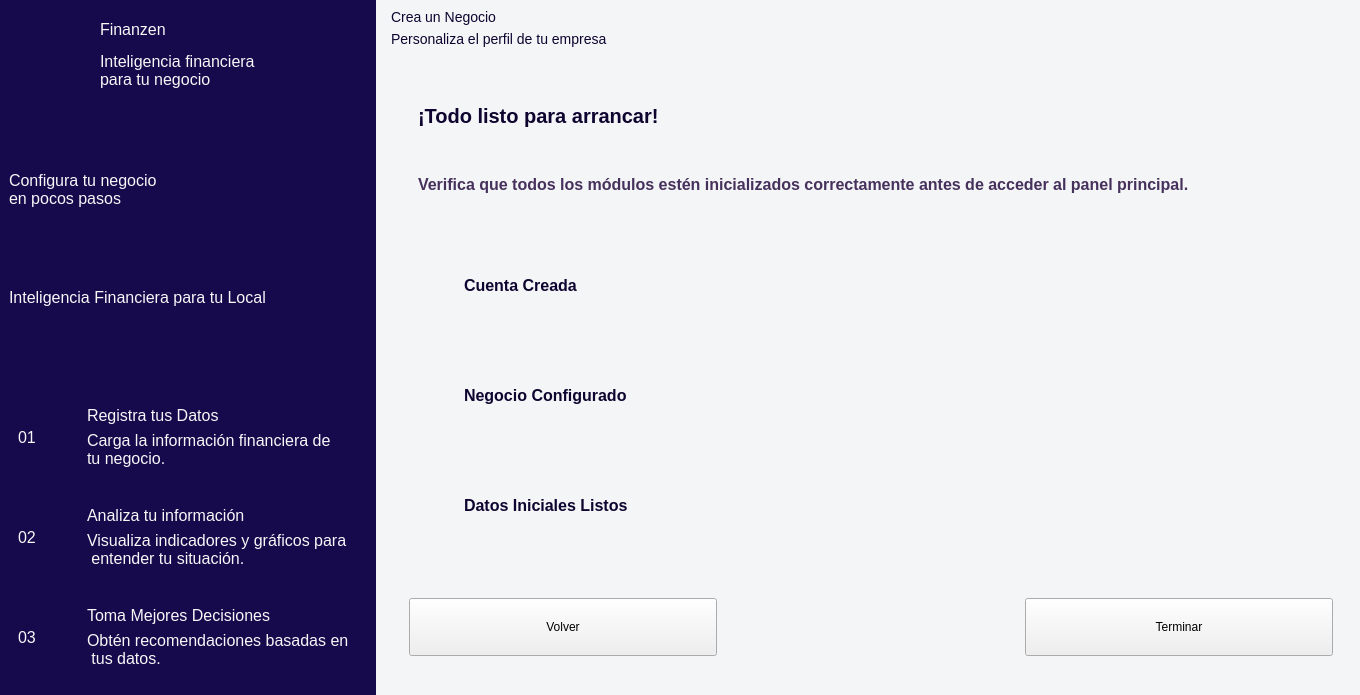
<?xml version="1.0" encoding="UTF-8"?>
<ui version="4.0">
 <class>CrearCuenta</class>
 <widget class="QWidget" name="CrearCuenta">
  <property name="geometry">
   <rect>
    <x>0</x>
    <y>0</y>
    <width>1360</width>
    <height>695</height>
   </rect>
  </property>
  <property name="windowTitle">
   <string>Form</string>
  </property>
  <property name="styleSheet">
   <string notr="true">/*
-----------------------------------------------------------------------------------------------------
Fondos
-----------------------------------------------------------------------------------------------------*/
QWidget#CrearCuenta{
background-color: #F4F5F7;
}
/*
-----------------------------------------------------------------------------------------------------
Textos
-----------------------------------------------------------------------------------------------------*/
QLabel{
font-size: 14px;
color: #0E042F;
}
QLabel[texto=&quot;InputTexto&quot;]{
font-size: 16px;
font-weight: bold;
}
QLabel[texto=&quot;TituloPrincipal&quot;]{
font-size:26px;
qproperty-alignment: 'AlignCenter';
font-weight:bold;
}
QLabel[texto=&quot;Descripcion&quot;]{
font-size:18px;
color: #46315c;
}
QLabel[texto=&quot;Destacado&quot;]{
font-size:20px;
color: #0E042F;
font-weight: bold;
}

/*
-----------------------------------------------------------------------------------------------------
Inputs
-----------------------------------------------------------------------------------------------------*/
/* --- ESTADO BASE --- */
QLineEdit, QDateEdit, QPlainTextEdit, QComboBox {
    background-color: #F8F9FA; 
    border: 1px solid #D1D5DB; 
    border-radius: 8px;     
    padding: 8px 12px;         
    color: #333333;          
}

/* --- CUANDO EL MOUSE ESTÁ ENCIMA (HOVER) --- */
QLineEdit:hover, QDateEdit:hover, QPlainTextEdit:hover, QComboBox:hover {
    border: 1px solid #9CA3AF;
    background-color: #F3F4F6;
}

/* --- CUANDO TIENE EL FOCO / SE ESTÁ ESCRIBIENDO (FOCUS) --- */
QLineEdit:focus, QDateEdit:focus, QPlainTextEdit:focus, QComboBox:focus {
    border: 2px solid #744bcc;
    background-color: #FFFFFF;
}

/* --- CUANDO EL CAMPO ESTÁ DESHABILITADO (DISABLED) --- */
QLineEdit:disabled, QDateEdit:disabled, QPlainTextEdit:disabled, QComboBox:disabled {
    background-color: #E5E7EB;
    color: #9CA3AF;
    border: 1px solid #D1D5DB;
}

/* --- ESTILO ESPECÍFICO PARA EL BOTÓN DE FLECHA EN QDATEEDIT --- */
QDateEdit::drop-down {
    subcontrol-origin: padding;
    subcontrol-position: top right;
    width: 20px;
    border-left-width: 1px;
    border-left-color: #D1D5DB;
    border-left-style: solid;
    border-top-right-radius: 8px;
    border-bottom-right-radius: 8px;
}

/* --- ESTILO DEL QCOMBOBOX --- */
QComboBox {
    background-color: #F8F9FA;
    border: 1px solid #D1D5DB;
    border-radius: 8px;
    padding: 8px 12px;
    padding-right: 30px;
    color: #333333;
}

QComboBox:hover {
    border: 1px solid #9CA3AF;
    background-color: #F3F4F6;
}

QComboBox:focus {
    border: 2px solid #744bcc;
    background-color: #FFFFFF;
}

QComboBox:disabled {
    background-color: #E5E7EB;
    color: #9CA3AF;
    border: 1px solid #D1D5DB;
}

/* --- BOTÓN DE DESPLEGAR --- */
QComboBox::drop-down {
    subcontrol-origin: padding;
    subcontrol-position: top right;
    width: 30px;
    border-left: 1px solid #D1D5DB;
    border-top-right-radius: 8px;
    border-bottom-right-radius: 8px;
}

/* --- FLECHA --- */
QComboBox::down-arrow {
    image: url(:/icons/chevron.svg);
    width: 12px;
    height: 12px;
}
/* --- LISTA DESPLEGABLE DEL QCOMBOBOX --- */
QComboBox QAbstractItemView {
    background-color: #FFFFFF;
    border: 1px solid #D1D5DB;
    border-radius: 8px;
    padding: 4px;
    color: #333333;
    selection-background-color: #744bcc;
    selection-color: #FFFFFF;
}

/* --- HOVER DE LOS ELEMENTOS DEL QCOMBOBOX --- */
QComboBox QAbstractItemView::item:hover {
    background-color: #F3F4F6;
    color: #333333;
}
/*
-----------------------------------------------------------------------------------------------------
Botones
-----------------------------------------------------------------------------------------------------*/
QPushButton{
width:300px;
height:50px;
}
/* --- BOTÓN PRIMARIO --- */
QPushButton[boton=&quot;Primario&quot;] {
    border-radius: 10px;
    background-color: #5D38BB;
    font-weight: bold;
    color: #f7f7f7;
    font-size: 12pt;
}

QPushButton[boton=&quot;Primario&quot;]:hover {
    background-color: #744bcc;
}

QPushButton[boton=&quot;Primario&quot;]:pressed {
    background-color: #472a8f;
}


/* --- BOTÓN SECUNDARIO --- */
QPushButton[boton=&quot;Secundario&quot;] {
    border-radius: 10px;
    background-color: rgba(161, 147, 204, 0.7);
    font-weight: bold;
    color: #5D38BB;
    font-size: 18px;
}

QPushButton[boton=&quot;Secundario&quot;]:hover {
    background-color: rgba(161, 147, 204, 0.9); 
}

QPushButton[boton=&quot;Secundario&quot;]:pressed {
    background-color: rgba(131, 117, 174, 0.9);
}
</string>
  </property>
  <layout class="QHBoxLayout" name="horizontalLayout">
   <property name="leftMargin">
    <number>0</number>
   </property>
   <property name="topMargin">
    <number>0</number>
   </property>
   <property name="rightMargin">
    <number>0</number>
   </property>
   <property name="bottomMargin">
    <number>0</number>
   </property>
   <item>
    <widget class="QWidget" name="Aside" native="true">
     <property name="maximumSize">
      <size>
       <width>450</width>
       <height>16777215</height>
      </size>
     </property>
     <property name="styleSheet">
      <string notr="true">/*
-----------------------------------------------------------------------------------------------------
Fondos
-----------------------------------------------------------------------------------------------------*/
QWidget#Aside{
background-color: #16094C;
}
/*
-----------------------------------------------------------------------------------------------------
Fondos
-----------------------------------------------------------------------------------------------------*/
QLabel{
color: #f7f7f7;
font-size: 16px;
qproperty-alignment: 'AlignCenter';
}
QLabel[texto=&quot;Destacado&quot;]{
font-size: 20px;
font-weight: bold;
}
QLabel[texto=&quot;Principal&quot;]{
font-size: 26px;
font-weight: bold;
}
QLabel[texto=&quot;numeroPaso&quot;]{
    border: 2px solid #0F934C;
    border-radius: 25px;
    color: white;
    font-size: 18px;
    min-width: 50px;
    max-width: 50px;
    min-height: 50px;
    max-height: 50px;
}</string>
     </property>
     <layout class="QVBoxLayout" name="verticalLayout_7">
      <property name="spacing">
       <number>0</number>
      </property>
      <item>
       <layout class="QHBoxLayout" name="layoutHEmpresa">
        <property name="spacing">
         <number>0</number>
        </property>
        <property name="leftMargin">
         <number>0</number>
        </property>
        <property name="topMargin">
         <number>0</number>
        </property>
        <property name="rightMargin">
         <number>0</number>
        </property>
        <property name="bottomMargin">
         <number>0</number>
        </property>
        <item>
         <widget class="QLabel" name="lblLogoEmpresa">
          <property name="minimumSize">
           <size>
            <width>91</width>
            <height>81</height>
           </size>
          </property>
          <property name="maximumSize">
           <size>
            <width>91</width>
            <height>81</height>
           </size>
          </property>
          <property name="text">
           <string/>
          </property>
          <property name="pixmap">
           <pixmap resource="../resources/resources.qrc">:/images/logo.png</pixmap>
          </property>
          <property name="scaledContents">
           <bool>true</bool>
          </property>
         </widget>
        </item>
        <item>
         <layout class="QVBoxLayout" name="layoutVEmpresa">
          <property name="spacing">
           <number>0</number>
          </property>
          <item>
           <widget class="QLabel" name="lblNombreEmpresa">
            <property name="text">
             <string>Finanzen</string>
            </property>
            <property name="styleClass" stdset="0">
             <string>tituloPrincipal</string>
            </property>
            <property name="texto" stdset="0">
             <string>Destacado</string>
            </property>
           </widget>
          </item>
          <item>
           <widget class="QLabel" name="lblDescripcionEmpresa">
            <property name="text">
             <string>Inteligencia financiera
para tu negocio</string>
            </property>
            <property name="styleClass" stdset="0">
             <string/>
            </property>
           </widget>
          </item>
         </layout>
        </item>
       </layout>
      </item>
      <item>
       <layout class="QVBoxLayout" name="layoutVIntroduccion">
        <item>
         <spacer name="verticalSpacer">
          <property name="orientation">
           <enum>Qt::Vertical</enum>
          </property>
          <property name="sizeHint" stdset="0">
           <size>
            <width>20</width>
            <height>40</height>
           </size>
          </property>
         </spacer>
        </item>
        <item>
         <widget class="QLabel" name="lblTituloIntroduccion">
          <property name="text">
           <string>Configura tu negocio
en pocos pasos</string>
          </property>
          <property name="texto" stdset="0">
           <string>Principal</string>
          </property>
         </widget>
        </item>
        <item>
         <spacer name="verticalSpacer_3">
          <property name="orientation">
           <enum>Qt::Vertical</enum>
          </property>
          <property name="sizeHint" stdset="0">
           <size>
            <width>20</width>
            <height>40</height>
           </size>
          </property>
         </spacer>
        </item>
        <item>
         <widget class="QLabel" name="lblSubtituloIntroduccion">
          <property name="text">
           <string>Inteligencia Financiera para tu Local</string>
          </property>
         </widget>
        </item>
        <item>
         <spacer name="verticalSpacer_2">
          <property name="orientation">
           <enum>Qt::Vertical</enum>
          </property>
          <property name="sizeHint" stdset="0">
           <size>
            <width>20</width>
            <height>40</height>
           </size>
          </property>
         </spacer>
        </item>
        <item>
         <widget class="QWidget" name="layoutGridPasos" native="true">
          <layout class="QGridLayout" name="gridLayout">
           <property name="verticalSpacing">
            <number>20</number>
           </property>
           <item row="0" column="1">
            <widget class="QWidget" name="layoutPaso1" native="true">
             <property name="maximumSize">
              <size>
               <width>16777215</width>
               <height>90</height>
              </size>
             </property>
             <layout class="QVBoxLayout" name="verticalLayout">
              <item>
               <widget class="QLabel" name="paso1">
                <property name="text">
                 <string>Registra tus Datos</string>
                </property>
                <property name="texto" stdset="0">
                 <string>Destacado</string>
                </property>
               </widget>
              </item>
              <item>
               <widget class="QLabel" name="descripcion1">
                <property name="text">
                 <string>Carga la información financiera de
tu negocio.</string>
                </property>
               </widget>
              </item>
             </layout>
            </widget>
           </item>
           <item row="0" column="0">
            <widget class="QLabel" name="lblNumeroPaso1">
             <property name="minimumSize">
              <size>
               <width>54</width>
               <height>54</height>
              </size>
             </property>
             <property name="maximumSize">
              <size>
               <width>54</width>
               <height>54</height>
              </size>
             </property>
             <property name="text">
              <string>01</string>
             </property>
             <property name="texto" stdset="0">
              <string>numeroPaso</string>
             </property>
            </widget>
           </item>
           <item row="2" column="1">
            <widget class="QWidget" name="layoutPaso3" native="true">
             <layout class="QVBoxLayout" name="verticalLayout_2">
              <item>
               <widget class="QLabel" name="paso3">
                <property name="text">
                 <string>Toma Mejores Decisiones</string>
                </property>
                <property name="texto" stdset="0">
                 <string>Destacado</string>
                </property>
               </widget>
              </item>
              <item>
               <widget class="QLabel" name="descripcion">
                <property name="text">
                 <string>Obtén recomendaciones basadas en
 tus datos.</string>
                </property>
               </widget>
              </item>
             </layout>
            </widget>
           </item>
           <item row="1" column="0">
            <widget class="QLabel" name="lblNumeroPaso2">
             <property name="minimumSize">
              <size>
               <width>54</width>
               <height>54</height>
              </size>
             </property>
             <property name="maximumSize">
              <size>
               <width>54</width>
               <height>54</height>
              </size>
             </property>
             <property name="text">
              <string>02</string>
             </property>
             <property name="texto" stdset="0">
              <string>numeroPaso</string>
             </property>
            </widget>
           </item>
           <item row="2" column="0">
            <widget class="QLabel" name="lblNumeroPaso3">
             <property name="minimumSize">
              <size>
               <width>54</width>
               <height>54</height>
              </size>
             </property>
             <property name="maximumSize">
              <size>
               <width>54</width>
               <height>54</height>
              </size>
             </property>
             <property name="text">
              <string>03</string>
             </property>
             <property name="texto" stdset="0">
              <string>numeroPaso</string>
             </property>
            </widget>
           </item>
           <item row="1" column="1">
            <widget class="QWidget" name="layoutPaso2_2" native="true">
             <layout class="QVBoxLayout" name="verticalLayout_4">
              <item>
               <widget class="QLabel" name="paso1_2">
                <property name="text">
                 <string>Analiza tu información</string>
                </property>
                <property name="texto" stdset="0">
                 <string>Destacado</string>
                </property>
               </widget>
              </item>
              <item>
               <widget class="QLabel" name="descripcion2">
                <property name="text">
                 <string>Visualiza indicadores y gráficos para
 entender tu situación.</string>
                </property>
               </widget>
              </item>
             </layout>
            </widget>
           </item>
          </layout>
         </widget>
        </item>
       </layout>
      </item>
     </layout>
    </widget>
   </item>
   <item>
    <widget class="QWidget" name="widget" native="true">
     <layout class="QVBoxLayout" name="verticalLayout_8">
      <item>
       <layout class="QVBoxLayout" name="layoutVRegistro">
        <item>
         <widget class="QLabel" name="lblTituloRegistro">
          <property name="styleSheet">
           <string notr="true">qproperty-alignment: 'AlignCenter';</string>
          </property>
          <property name="text">
           <string>Crea un Negocio</string>
          </property>
          <property name="texto" stdset="0">
           <string>TituloPrincipal</string>
          </property>
         </widget>
        </item>
        <item>
         <widget class="QLabel" name="lblSubtituloRegistro">
          <property name="styleSheet">
           <string notr="true">qproperty-alignment: 'AlignCenter';</string>
          </property>
          <property name="text">
           <string>Personaliza el perfil de tu empresa</string>
          </property>
          <property name="texto" stdset="0">
           <string>Descripcion</string>
          </property>
         </widget>
        </item>
       </layout>
      </item>
      <item>
       <widget class="QStackedWidget" name="stackedWidget">
        <property name="styleSheet">
         <string notr="true">QLabel[styleClass=&quot;numeroPaso&quot;] {
    background-color: #FFFEFE;
    border: 2px solid #B9B7A7;
    /*Cambia el radio a la mitad del tamaño */
    border-radius: 32px; 
    color: #252525;
    font-weight: bold;
    font-size: 18px; 
    /* 3. Aumenta las dimensiones del elemento */
    min-width: 64px;
    max-width: 64px;
    min-height: 64px;
    max-height: 64px;
    qproperty-alignment: 'AlignCenter';
}
QLabel[paso=&quot;Activo&quot;]{
background-color: #5D38BB;
border: 0px;
}
QLabel[paso=&quot;Completado&quot;]{
 background-color: #279D4F;
 border: 0px;
}
/*Lineas*/
Line[estado=&quot;Completado&quot;]{
 background-color: #279D4F;
}
QWidget[widget=&quot;Pasos Creados&quot;]{background-color: #F2F8F4;
border: 2px solid #A1E7BF;
border-radius: 15px;
width: 300px;
height:100px;
padding: 0px 20px}
QLabel[texto=&quot;Descripcion&quot;]{
font-size:16px;
color: #46315c;
}

</string>
        </property>
        <property name="currentIndex">
         <number>1</number>
        </property>
        <widget class="QWidget" name="page_2">
         <layout class="QVBoxLayout" name="verticalLayout_6">
          <item>
           <widget class="QWidget" name="contenedorInput_2" native="true">
            <property name="styleSheet">
             <string notr="true"/>
            </property>
            <layout class="QGridLayout" name="gridLayout_2">
             <item row="2" column="0">
              <layout class="QVBoxLayout" name="inputLayout_4">
               <item>
                <widget class="QLabel" name="lblTituloRegistro_8">
                 <property name="styleSheet">
                  <string notr="true"/>
                 </property>
                 <property name="text">
                  <string>Tipo de Negocio</string>
                 </property>
                 <property name="texto" stdset="0">
                  <string>InputTexto</string>
                 </property>
                </widget>
               </item>
               <item>
                <widget class="QComboBox" name="tipoNegocio">
                 <property name="styleSheet">
                  <string notr="true"/>
                 </property>
                 <item>
                  <property name="text">
                   <string>Barbería</string>
                  </property>
                 </item>
                 <item>
                  <property name="text">
                   <string>Tienda de Ropa</string>
                  </property>
                 </item>
                 <item>
                  <property name="text">
                   <string>Cafetería</string>
                  </property>
                 </item>
                 <item>
                  <property name="text">
                   <string>Farmacia</string>
                  </property>
                 </item>
                 <item>
                  <property name="text">
                   <string>Restaurante</string>
                  </property>
                 </item>
                 <item>
                  <property name="text">
                   <string>Ferretería</string>
                  </property>
                 </item>
                 <item>
                  <property name="text">
                   <string>Pulpería</string>
                  </property>
                 </item>
                 <item>
                  <property name="text">
                   <string>Otro</string>
                  </property>
                 </item>
                </widget>
               </item>
              </layout>
             </item>
             <item row="2" column="1">
              <layout class="QVBoxLayout" name="inputLayout_5">
               <property name="sizeConstraint">
                <enum>QLayout::SetFixedSize</enum>
               </property>
               <item>
                <widget class="QLabel" name="lblTituloRegistro_9">
                 <property name="styleSheet">
                  <string notr="true"/>
                 </property>
                 <property name="text">
                  <string>Inicio de Operaciones (Opcional)</string>
                 </property>
                 <property name="texto" stdset="0">
                  <string>InputTexto</string>
                 </property>
                </widget>
               </item>
               <item>
                <widget class="QDateEdit" name="inputFecha"/>
               </item>
              </layout>
             </item>
             <item row="1" column="0">
              <layout class="QVBoxLayout" name="inputLayout_3">
               <property name="sizeConstraint">
                <enum>QLayout::SetFixedSize</enum>
               </property>
               <item>
                <widget class="QLabel" name="lblTituloRegistro_7">
                 <property name="styleSheet">
                  <string notr="true"/>
                 </property>
                 <property name="text">
                  <string>Nombre del Negocio</string>
                 </property>
                 <property name="texto" stdset="0">
                  <string>InputTexto</string>
                 </property>
                </widget>
               </item>
               <item>
                <widget class="QLineEdit" name="inputNegocio"/>
               </item>
              </layout>
             </item>
             <item row="0" column="0">
              <widget class="QWidget" name="widget_6" native="true">
               <property name="maximumSize">
                <size>
                 <width>16777215</width>
                 <height>150</height>
                </size>
               </property>
               <layout class="QVBoxLayout" name="verticalLayout_10">
                <item>
                 <widget class="QLabel" name="lblTituloRegistro_4">
                  <property name="styleSheet">
                   <string notr="true"/>
                  </property>
                  <property name="text">
                   <string>Información básica</string>
                  </property>
                  <property name="texto" stdset="0">
                   <string>Destacado</string>
                  </property>
                 </widget>
                </item>
                <item>
                 <widget class="QLabel" name="lblSubtituloRegistro_4">
                  <property name="styleSheet">
                   <string notr="true"/>
                  </property>
                  <property name="text">
                   <string>Crea tu cuenta para comenzar a gestionar tu negocio.</string>
                  </property>
                  <property name="texto" stdset="0">
                   <string>Descripcion</string>
                  </property>
                 </widget>
                </item>
               </layout>
              </widget>
             </item>
            </layout>
           </widget>
          </item>
          <item>
           <widget class="QWidget" name="widget_7" native="true">
            <property name="maximumSize">
             <size>
              <width>16777215</width>
              <height>200</height>
             </size>
            </property>
            <layout class="QVBoxLayout" name="verticalLayout_11">
             <item>
              <widget class="QLabel" name="lblTituloRegistro_12">
               <property name="styleSheet">
                <string notr="true"/>
               </property>
               <property name="text">
                <string>Descripción del Negocio (Opcional)</string>
               </property>
               <property name="texto" stdset="0">
                <string>InputTexto</string>
               </property>
              </widget>
             </item>
             <item>
              <widget class="QPlainTextEdit" name="descripcionInput"/>
             </item>
            </layout>
           </widget>
          </item>
          <item>
           <widget class="QWidget" name="widget_3" native="true">
            <property name="maximumSize">
             <size>
              <width>16777215</width>
              <height>100</height>
             </size>
            </property>
            <layout class="QHBoxLayout" name="horizontalLayout_2">
             <item>
              <spacer name="horizontalSpacer">
               <property name="orientation">
                <enum>Qt::Horizontal</enum>
               </property>
               <property name="sizeHint" stdset="0">
                <size>
                 <width>40</width>
                 <height>20</height>
                </size>
               </property>
              </spacer>
             </item>
             <item>
              <widget class="QPushButton" name="continuarUno">
               <property name="styleSheet">
                <string notr="true"/>
               </property>
               <property name="text">
                <string>Continuar</string>
               </property>
               <property name="boton" stdset="0">
                <string>Primario</string>
               </property>
              </widget>
             </item>
            </layout>
           </widget>
          </item>
         </layout>
        </widget>
        <widget class="QWidget" name="page_3">
         <layout class="QVBoxLayout" name="verticalLayout_12">
          <item>
           <widget class="QWidget" name="resumenPasos" native="true">
            <property name="styleSheet">
             <string notr="true">QLabel{
color: #0E042F;
font-size: 16px;
font-weight:600;
}</string>
            </property>
            <layout class="QVBoxLayout" name="verticalLayout_3">
             <item>
              <widget class="QWidget" name="widget_9" native="true">
               <property name="maximumSize">
                <size>
                 <width>16777215</width>
                 <height>150</height>
                </size>
               </property>
               <layout class="QVBoxLayout" name="verticalLayout_13">
                <item>
                 <widget class="QLabel" name="lblTituloRegistro_14">
                  <property name="styleSheet">
                   <string notr="true">font-size:20px;
color: #0E042F;
font-weight: bold;</string>
                  </property>
                  <property name="text">
                   <string>¡Todo listo para arrancar!</string>
                  </property>
                  <property name="texto" stdset="0">
                   <string>Destacado</string>
                  </property>
                 </widget>
                </item>
                <item>
                 <widget class="QLabel" name="lblSubtituloRegistro_6">
                  <property name="styleSheet">
                   <string notr="true">font-size:16px;
color: #46315c;</string>
                  </property>
                  <property name="text">
                   <string>Verifica que todos los módulos estén inicializados correctamente antes de acceder al panel principal.</string>
                  </property>
                  <property name="texto" stdset="0">
                   <string>Descripcion</string>
                  </property>
                 </widget>
                </item>
               </layout>
              </widget>
             </item>
             <item>
              <widget class="QWidget" name="resumen" native="true">
               <property name="maximumSize">
                <size>
                 <width>600</width>
                 <height>100</height>
                </size>
               </property>
               <property name="styleSheet">
                <string notr="true"/>
               </property>
               <property name="widget" stdset="0">
                <string>Pasos Creados</string>
               </property>
               <layout class="QHBoxLayout" name="horizontalLayout_8">
                <item>
                 <widget class="QLabel" name="icon_4">
                  <property name="maximumSize">
                   <size>
                    <width>40</width>
                    <height>40</height>
                   </size>
                  </property>
                  <property name="text">
                   <string/>
                  </property>
                  <property name="pixmap">
                   <pixmap resource="../resources/resources.qrc">:/icons/person.svg</pixmap>
                  </property>
                  <property name="scaledContents">
                   <bool>true</bool>
                  </property>
                 </widget>
                </item>
                <item>
                 <widget class="QLabel" name="label_22">
                  <property name="styleSheet">
                   <string notr="true"/>
                  </property>
                  <property name="text">
                   <string>Cuenta Creada</string>
                  </property>
                 </widget>
                </item>
                <item>
                 <widget class="QLabel" name="icon_5">
                  <property name="maximumSize">
                   <size>
                    <width>64</width>
                    <height>64</height>
                   </size>
                  </property>
                  <property name="text">
                   <string/>
                  </property>
                  <property name="pixmap">
                   <pixmap resource="../resources/resources.qrc">:/icons/checkIcon.svg</pixmap>
                  </property>
                  <property name="scaledContents">
                   <bool>true</bool>
                  </property>
                  <property name="styleClass" stdset="0">
                   <string>numeroPaso</string>
                  </property>
                  <property name="paso" stdset="0">
                   <string>Completado</string>
                  </property>
                 </widget>
                </item>
               </layout>
              </widget>
             </item>
             <item>
              <widget class="QWidget" name="resumen_2" native="true">
               <property name="maximumSize">
                <size>
                 <width>600</width>
                 <height>100</height>
                </size>
               </property>
               <property name="styleSheet">
                <string notr="true"/>
               </property>
               <property name="widget" stdset="0">
                <string>Pasos Creados</string>
               </property>
               <layout class="QHBoxLayout" name="horizontalLayout_10">
                <item>
                 <widget class="QLabel" name="icon_8">
                  <property name="maximumSize">
                   <size>
                    <width>40</width>
                    <height>40</height>
                   </size>
                  </property>
                  <property name="text">
                   <string/>
                  </property>
                  <property name="pixmap">
                   <pixmap resource="../resources/resources.qrc">:/icons/kiosk.svg</pixmap>
                  </property>
                  <property name="scaledContents">
                   <bool>true</bool>
                  </property>
                 </widget>
                </item>
                <item>
                 <widget class="QLabel" name="label_24">
                  <property name="styleSheet">
                   <string notr="true"/>
                  </property>
                  <property name="text">
                   <string>Negocio Configurado</string>
                  </property>
                 </widget>
                </item>
                <item>
                 <widget class="QLabel" name="icon_9">
                  <property name="maximumSize">
                   <size>
                    <width>64</width>
                    <height>64</height>
                   </size>
                  </property>
                  <property name="text">
                   <string/>
                  </property>
                  <property name="pixmap">
                   <pixmap resource="../resources/resources.qrc">:/icons/checkIcon.svg</pixmap>
                  </property>
                  <property name="scaledContents">
                   <bool>true</bool>
                  </property>
                  <property name="styleClass" stdset="0">
                   <string>numeroPaso</string>
                  </property>
                  <property name="paso" stdset="0">
                   <string>Completado</string>
                  </property>
                 </widget>
                </item>
               </layout>
              </widget>
             </item>
             <item>
              <widget class="QWidget" name="resumen_3" native="true">
               <property name="maximumSize">
                <size>
                 <width>600</width>
                 <height>100</height>
                </size>
               </property>
               <property name="styleSheet">
                <string notr="true"/>
               </property>
               <property name="widget" stdset="0">
                <string>Pasos Creados</string>
               </property>
               <layout class="QHBoxLayout" name="horizontalLayout_9">
                <item>
                 <widget class="QLabel" name="icon_6">
                  <property name="maximumSize">
                   <size>
                    <width>40</width>
                    <height>40</height>
                   </size>
                  </property>
                  <property name="text">
                   <string/>
                  </property>
                  <property name="pixmap">
                   <pixmap resource="../resources/resources.qrc">:/icons/file.svg</pixmap>
                  </property>
                  <property name="scaledContents">
                   <bool>true</bool>
                  </property>
                 </widget>
                </item>
                <item>
                 <widget class="QLabel" name="label_23">
                  <property name="styleSheet">
                   <string notr="true"/>
                  </property>
                  <property name="text">
                   <string>Datos Iniciales Listos</string>
                  </property>
                 </widget>
                </item>
                <item>
                 <widget class="QLabel" name="icon_7">
                  <property name="maximumSize">
                   <size>
                    <width>64</width>
                    <height>64</height>
                   </size>
                  </property>
                  <property name="text">
                   <string/>
                  </property>
                  <property name="pixmap">
                   <pixmap resource="../resources/resources.qrc">:/icons/checkIcon.svg</pixmap>
                  </property>
                  <property name="scaledContents">
                   <bool>true</bool>
                  </property>
                  <property name="styleClass" stdset="0">
                   <string>numeroPaso</string>
                  </property>
                  <property name="paso" stdset="0">
                   <string>Completado</string>
                  </property>
                 </widget>
                </item>
               </layout>
              </widget>
             </item>
            </layout>
           </widget>
          </item>
          <item>
           <widget class="QWidget" name="widget_8" native="true">
            <property name="maximumSize">
             <size>
              <width>16777215</width>
              <height>100</height>
             </size>
            </property>
            <layout class="QHBoxLayout" name="horizontalLayout_3">
             <item>
              <widget class="QPushButton" name="volver">
               <property name="styleSheet">
                <string notr="true"/>
               </property>
               <property name="text">
                <string>Volver</string>
               </property>
               <property name="boton" stdset="0">
                <string>Secundario</string>
               </property>
              </widget>
             </item>
             <item>
              <spacer name="horizontalSpacer_2">
               <property name="orientation">
                <enum>Qt::Horizontal</enum>
               </property>
               <property name="sizeHint" stdset="0">
                <size>
                 <width>40</width>
                 <height>20</height>
                </size>
               </property>
              </spacer>
             </item>
             <item>
              <widget class="QPushButton" name="terminar">
               <property name="styleSheet">
                <string notr="true"/>
               </property>
               <property name="text">
                <string>Terminar</string>
               </property>
               <property name="boton" stdset="0">
                <string>Primario</string>
               </property>
              </widget>
             </item>
            </layout>
           </widget>
          </item>
         </layout>
        </widget>
       </widget>
      </item>
     </layout>
    </widget>
   </item>
  </layout>
 </widget>
 <resources>
  <include location="../resources/resources.qrc"/>
  <include location="../resources/resources.qrc"/>
 </resources>
 <connections/>
</ui>
